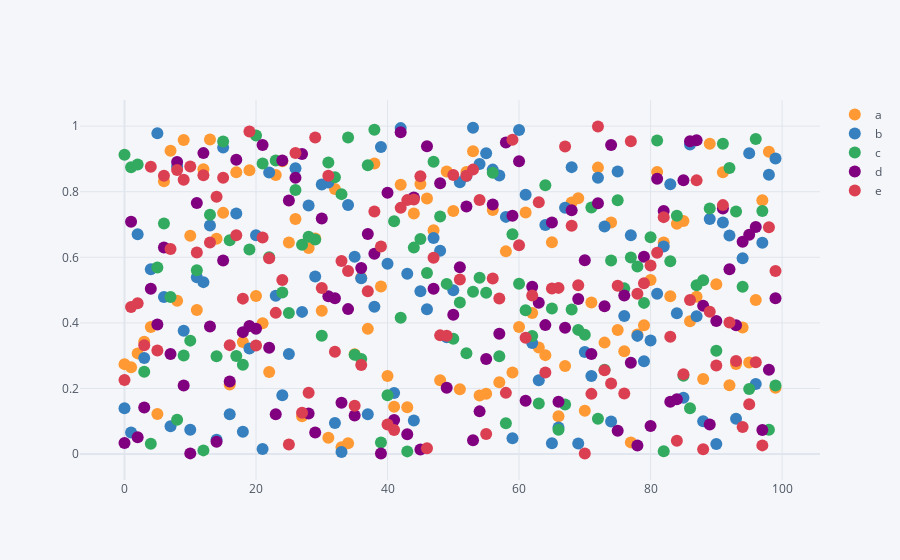

Notebook source saved alongside this figure:
### Code cell
df.iplot(kind = 'scatter', mode = 'markers')
